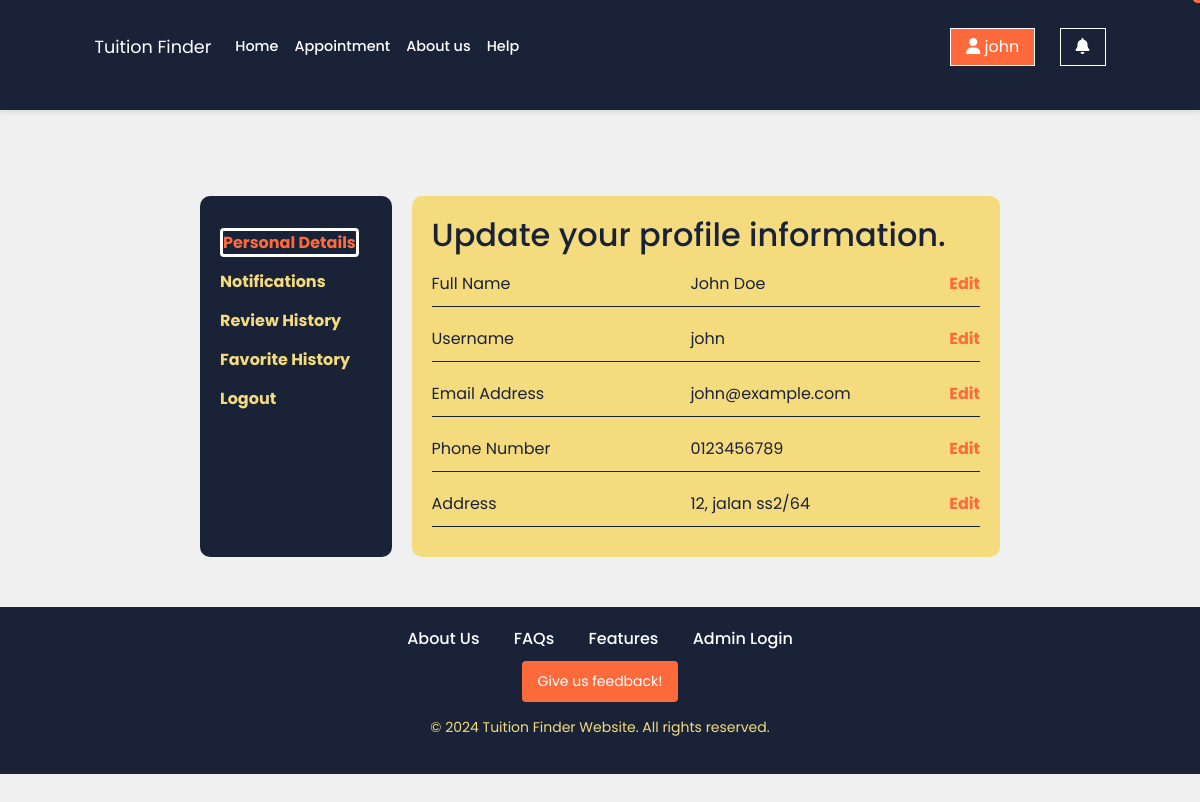
The app's page /profile.php (signed in) with its own data.
### tables this page shows
CREATE TABLE `users` (
  `id` int(11) NOT NULL,
  `username` varchar(255) DEFAULT NULL,
  `first_name` varchar(255) DEFAULT NULL,
  `last_name` varchar(255) DEFAULT NULL,
  `password` varchar(255) DEFAULT NULL,
  `email` varchar(255) DEFAULT NULL,
  `user_role` enum('admin','user') DEFAULT NULL,
  `created_at` timestamp NOT NULL DEFAULT current_timestamp(),
  `reset_token` varchar(255) DEFAULT NULL,
  `phone_number` varchar(20) DEFAULT NULL,
  `address` varchar(255) DEFAULT NULL,
  `fav_update` tinyint(1) DEFAULT 0,
  `upcoming_appointment` tinyint(1) DEFAULT 0,
  `appointment_confirmation` tinyint(1) DEFAULT 0
);

### profile.php (the view, shortened to what this page needs)
<?php
include 'connection.php';
$user_id = $_SESSION['user_id'];
$sql = "SELECT * FROM users WHERE id = ?";
$user = null;
if ($stmt = $conn->prepare($sql)) {
    $stmt->bind_param("i", $user_id);
    $stmt->execute();
    $result = $stmt->get_result();
    if ($result->num_rows === 1) {
        $user = $result->fetch_assoc();
    } else {
        echo "User not found.";
        exit;
    }
} else {
    echo "Error preparing statement.";
    exit;
}
?>
<!DOCTYPE html>
<html lang="en">
<head>
    <link href="https://cdn.jsdelivr.net/npm/bootstrap@5.3.3/dist/css/bootstrap.min.css" rel="stylesheet"
>
    <link rel="stylesheet" href="https://cdnjs.cloudflare.com/ajax/libs/font-awesome/6.0.0-beta3/css/all.min.css">
    <link rel="stylesheet" href="style.css">
<body>
    <?php include 'header.php'; ?>
    <br><br><br><br>
    <div class="profile-container">
        <div class="left-nav">
            <ul>
                <li><a href="profile.php" class="active">Personal Details</a></li>
                <li><a href="notifications.php">Notifications</a></li>
                <li><a href="review_history.php">Review History</a></li>
                <li><a href="favorite_history.php">Favorite History</a></li>
                <li><a href="#" onclick="showLogoutConfirmation()">Logout</a></li>
            </ul>
        </div>
        <div class="profile-details">
            <h2>Update your profile information.</h2>
            <div class="profile-item">
                <span>Full Name</span>
                <span data-field="name">
                    <?php
                    $firstName = $user['first_name'] ?? '';
                    $lastName = $user['last_name'] ?? '';
                    echo htmlspecialchars(trim($firstName . ' ' . $lastName));
                    ?>
                </span>
                <a href="#" data-bs-toggle="modal" data-bs-target="#editNameModal">Edit</a>
            </div>
            <div class="profile-item">
                <span>Username</span>
                <span data-field="username"><?php echo htmlspecialchars($user['username'] ?? 'N/A'); ?></span>
                <a href="#" data-bs-toggle="modal" data-bs-target="#editUsernameModal">Edit</a>
            </div>
            <div class="profile-item">
                <span>Email Address</span>
                <span data-field="email"><?php echo htmlspecialchars($user['email'] ?? 'N/A'); ?></span>
                <a href="#" data-bs-toggle="modal" data-bs-target="#editEmailModal">Edit</a>
            </div>
            <div class="profile-item">
                <span>Phone Number</span>
                <span data-field="phone"><?php echo htmlspecialchars($user['phone_number'] ?? 'N/A'); ?></span>
                <a href="#" data-bs-toggle="modal" data-bs-target="#editphoneNumModal">Edit</a>
            </div>
            <div class="profile-item">
                <span>Address</span>
                <span data-field="address"><?php echo htmlspecialchars($user['address'] ?? 'N/A'); ?></span>
                <a href="#" data-bs-toggle="modal" data-bs-target="#editAddressModal">Edit</a>
            </div>
        </div>
    </div>
    <?php include 'footer.php'; ?>
</body>
</html>

### profile.php (style rules this page uses)
.profile-container { display:flex; padding: 20px; width:70%; }
.profile-details { background-color: #f4db7d; padding: 20px; border-radius: 10px; width: 100%; margin-left: 20px; color: #1a2238; }
.profile-details h2 { color: #1a2238; }
.profile-item { display: flex; justify-content: space-between; padding: 10px 0; border-bottom: 1px solid #1a2238; }
.profile-item span { width: 40%; }
.profile-item a { color: #ff6a3d; text-decoration: none; font-weight: bold; }
.left-nav { background-color: #1a2238; padding: 20px; border-radius: 10px; color: white; width: 250px; }
.left-nav ul { list-style-type: none; padding-left: 0; }
.left-nav ul li { margin: 15px 0; }
.left-nav ul li a { color: #f4db7d; text-decoration: none; font-weight: bold; }
.left-nav ul li a.active { color: #ff6a3d; border-radius: 4px; border-color: #ffffff; border-style: solid; }

### records on screen
users: first_name+last_name "John Doe", username "john", email "john@example.com", phone_number "0123456789", address "12, jalan ss2/64"

### other values on screen
$_SESSION['username'] "john"
